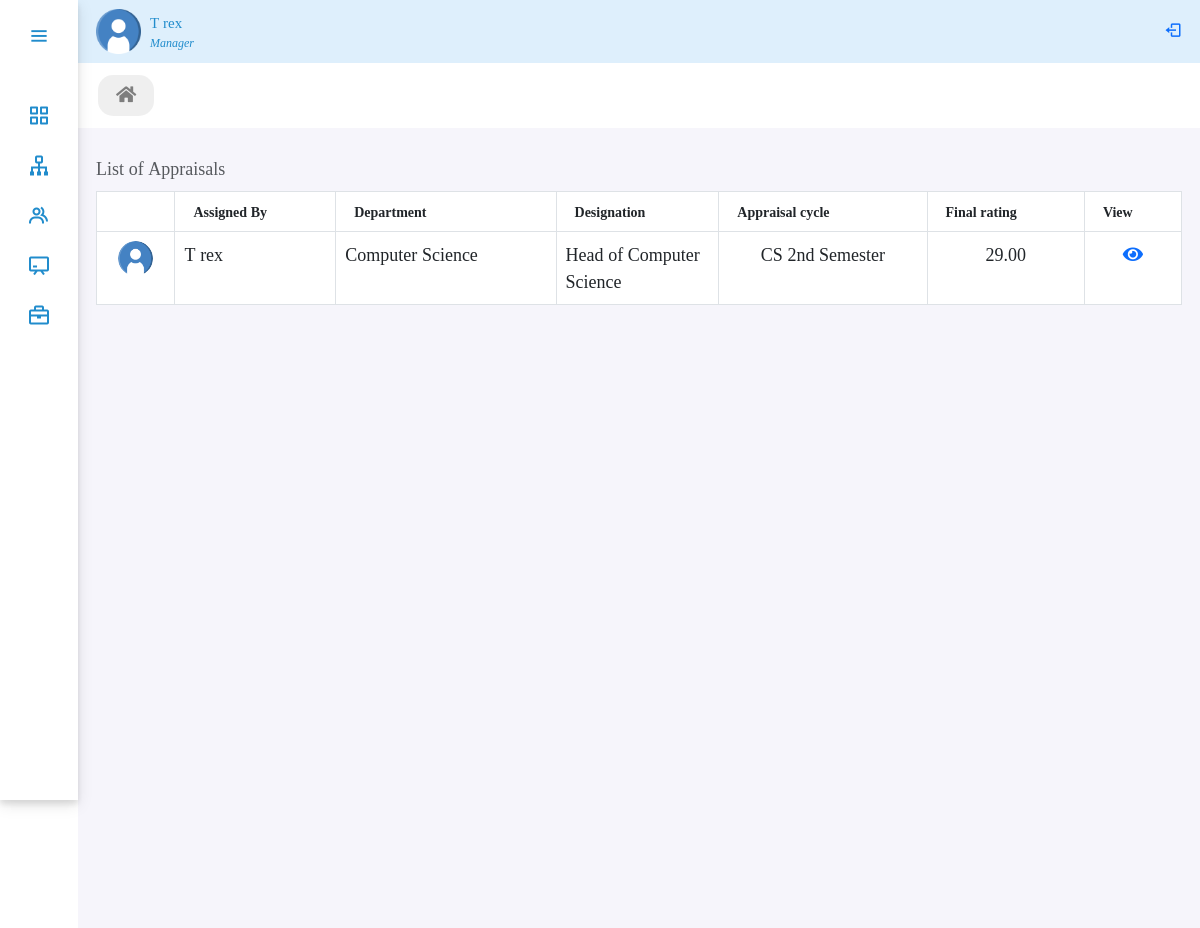
The app's page /employees/my_appraisal (signed in) with its own data.
### performance/models.py (models this page shows, shortened)
class CustomUser(AbstractBaseUser, PermissionsMixin):
    user_id = models.CharField(max_length=10, unique=True)
    first_name = models.CharField(max_length=30)
    last_name = models.CharField(max_length=30)
    is_active = models.BooleanField(default=True)
    is_manager = models.BooleanField(default=False)
    is_employee = models.BooleanField(default=False)
    is_admin = models.BooleanField(default=False)
    is_staff = models.BooleanField(default=False)
    is_superuser = models.BooleanField(default=False)
    objects = UserManager()
    USERNAME_FIELD = 'user_id'
    REQUIRED_FIELDS = ['first_name', 'last_name']
    class Meta:
        permissions = [
            ("view_manager_pages", "Can view manager pages"),
            ("view_employee_pages", "Can view employee pages"),
        ]

class Appraisal(models.Model):
    employee = models.ForeignKey(
        Employee, on_delete=models.SET_NULL, null=True, blank=True)
    department = models.ForeignKey(
        Department, on_delete=models.SET_NULL, null=True, blank=True)
    designation = models.ForeignKey(
        Designation, on_delete=models.SET_NULL, null=True, blank=True)
    appraisal_cycle = models.CharField(
        max_length=100, null=True)  # appraisal_name
    competencies = models.ManyToManyField(Competency)
    questions = models.ManyToManyField(Question)
    potential = models.ForeignKey(
        Matrix, on_delete=models.SET_NULL, null=True)
    description = models.TextField(blank=True, null=True)
    evaluators = models.ManyToManyField(Employee, related_name='evaluators')
    colleagues = models.ManyToManyField(Employee, related_name='colleagues')
    others = models.CharField(max_length=100, blank=True, null=True)
    start_from = models.DateTimeField(auto_now_add=True, null=True)
    to = models.DateTimeField(null=True)
    due_date = models.DateTimeField(null=True)
    STATUS_CHOICES = (
        ('P', 'Pending'),
        ('IP', 'In Progress'),
        ('C', 'Completed'),
    )
    appraisal_Status = models.CharField(
        max_length=50, choices=STATUS_CHOICES, null=True)
    final_rating = models.DecimalField(
        max_digits=10, decimal_places=2, null=True)  # potential assessment

class Employee(models.Model):
    user = models.OneToOneField(
        CustomUser, on_delete=models.CASCADE, null=True, blank=True, related_name='user')
    GENDER_CHOICES = (
        ('M', 'Male'),
        ('F', 'Female'),
    )
    MARITAL_STATUS_CHOICES = (
        ('S', 'Single'),
        ('M', 'Married'),
        ('D', 'Divorced'),
        ('W', 'Widowed'),
    )
    EMPLOYMENT_TYPE_CHOICES = (
        ('fulltime_permanent', 'Fulltime Permanent'),
        ('fulltime_probation', 'Fulltime Probation'),
        ('part_time_contract', 'Part Time Contract'),
    )
    STATUS_CHOICES = (
        ('A', 'Active'),
        ('IN', 'Inactive'),
    )
    avatar = models.ImageField(upload_to='avatar/', null=True, blank=True)
    gender = models.CharField(max_length=1, choices=GENDER_CHOICES, null=True)
    dob = models.DateField(blank=True, null=True)
    nationality = models.CharField(max_length=100, null=True, blank=True)
    marital_status = models.CharField(
        max_length=50, choices=MARITAL_STATUS_CHOICES, null=True, blank=True)
    phone_number = models.CharField(max_length=20, null=True, blank=True)
    email = models.EmailField(max_length=254)
    address = models.CharField(max_length=100, null=True, blank=True)
    joined_date = models.DateField(null=True)
    department = models.ForeignKey(
        Department, on_delete=models.SET_NULL, null=True, blank=True)
    designation = models.ForeignKey(
        Designation, on_delete=models.SET_NULL, null=True)
    employment_type = models.CharField(
        max_length=20, choices=EMPLOYMENT_TYPE_CHOICES, null=True)
    salary = models.DecimalField(
        max_digits=10, decimal_places=2, null=True, blank=True)
    promotion_designation = models.ForeignKey(
        Designation, on_delete=models.SET_NULL, related_name='promotion', null=True, blank=True)
    manager = models.ForeignKey(
        CustomUser, on_delete=models.SET_NULL, null=True, blank=True)
    created_at = models.DateTimeField(auto_now_add=True, null=True, blank=True)
    updated_at = models.DateTimeField(auto_now=True, null=True, blank=True)
    status = models.CharField(max_length=50, null=True, choices=STATUS_CHOICES)
    note = models.TextField(blank=True, null=True)
    objects = ActiveEmployeeManager()

class Department(models.Model):
    department_name = models.CharField(max_length=100, null=True)
    department_head = models.ForeignKey(
        CustomUser, on_delete=models.SET_NULL, related_name='head_of_department', blank=True, null=True)
    status = models.BooleanField(default=True, null=True)
    created_at = models.DateTimeField(auto_now_add=True, null=True)
    updated_at = models.DateTimeField(auto_now=True, null=True)
    def __str__(self):
        return self.department_name

class Designation(models.Model):
    department = models.ForeignKey(
        Department, on_delete=models.SET_NULL, related_name='designations', null=True, blank=True)
    job_title = models.CharField(max_length=100, null=True)
    created_at = models.DateTimeField(auto_now_add=True, null=True)
    updated_at = models.DateTimeField(auto_now=True, null=True)
    def __str__(self):
        return self.job_title

### employee/views.py (the view)
# urls.py: path('my_appraisal', views.my_appraisal, name="my_appraisal"),
def my_appraisal(request):
    employee = Employee.objects.get(user=request.user)
    appraisals = Appraisal.objects.filter(evaluators=employee)
    context = {"appraisals": appraisals}
    return render(request, 'employee/appraisl/my_appraisl.html', context)

### performance/models.py (called while the page is built)
    def get_queryset(self):
        return super().get_queryset().exclude(status='In')

### employee/templates/employee/appraisl/my_appraisl.html
{% extends 'performance/adminPanel.html' %}
{% load static %}
{% block body %}
<ul class="nav panelNav fw-medium">
    <li class="nav-item">
        <a class="nav-link" href="{% url 'employee_dashboard' %}"><i class="fa fa-home"></i></a>
    </li>
</ul>
<div class="table-responsive table-hover home-section p-lg-3">
    <table class="table table-bordered caption-top">
        <caption>List of Appraisals</caption>
        <thead>
            <tr>
                <th></th>
                <th class="px-3" style="font-size: 14px;">Assigned By</th>
                <th class="px-3" style="font-size: 14px;">Department</th>
                <th class="px-3" style="font-size: 14px;">Designation</th>
                <th class="px-3" style="font-size: 14px;">Appraisal cycle</th>
                <th class="px-3" style="font-size: 14px;">Final rating</th>
                <th class="px-3" style="font-size: 14px;">View</th>
            </tr>
        </thead>
        <tbody class="table-caption-top">
            {% for appraisal in appraisals %}
            {% if appraisal.employee.status == "A" %}
            <tr>
                <td class="text-center"><img src="/media/avatar/user.png" style="width:35px; height:35px; border-radius: 100%;"></td>
                <td>{{ appraisal.employee.user.first_name }} {{appraisal.employee.user.last_name}}</td>
                <td>{{ appraisal.department }}</td>
                <td style="width:15%; text-align:left;">{{ appraisal.designation }}</td>
                <td class="text-center">{{ appraisal.appraisal_cycle}}</td>
                {% if appraisal.final_rating == None %}
                <td class="text-center">-</td>
                {% else %}
                <td class="text-center">{{ appraisal.final_rating}}</td>
                {% endif %}
                <td class="text-center"><a href="{% url 'my_appraisal_edit' appraisal.id %}"><i class="fas fa-eye" ></i></a></td>
            </tr>
            {% endif %}
            {% endfor %}
        </tbody>
    </table>
</div>
{% endblock body %}

### performance/templates/performance/adminPanel.html (shortened to what this page needs)
{% extends 'performance/base.html' %}
{% load static %}
{% block sidebar %}
<div class="sidebar">
  <div class="logo_details">
    <i class="bx bx-menu" id="btns"></i>
  </div>
  <ul class="nav-list">
    <li>
      {% if user.is_manager %}
       <a href="{% url 'dashboard' %}">
        <i class="bx bx-grid-alt"></i>
      </a>
      {% endif %}
    </li>
    {% if user.is_manager %}
    <li>
      <a href="{% url 'department' %}">
        <i class="bx bx-sitemap"></i>
      </a>
    </li>
    {% endif %}
    {% if user.is_manager %}
    <li>
      <a href="{% url 'employees'  %}">
        <i class="bx bx-group"></i>
      </a>
    </li>
    {% endif %}
    <li>
      {% if user.is_manager %}
      <a href="{% url 'training' %}">
        <i class="bx bx-chalkboard"></i>
      </a>
      {% endif %}
    </li>
     <li>
      {% if user.is_manager %}
      <a href="{% url 'development' %}">
        <i class="bx bx-briefcase"></i>
      </a>
      {% endif %}
    </li>
  </ul>
</div>
<nav class="navbar mainNav">
    <ul class="nav">
      <li class="nav-item profile">
        <div class="profile_details d-flex mx-3">
          <img src="{% static 'performance/images/user.png' %}" width="45" alt="">
          <div class="profile_content mx-2 my-auto">
            <div class="name">{{user.first_name}} {{user.last_name}}</div>
            {% if user.is_manager %}
            <div class="designation">Manager</div>
            {% endif %}
          </div>
        </div>
      </li>
    </ul>
    <span class="navbar-text small pe-3">
      <form action="{% url 'logout' %}" method="post">
      <button type="submit" style="border:none; background:transparent; "> <i class="bx bx-log-out text-primary" id="log_out"></i></button>
    </form>
    </span>
</nav>
{% endblock sidebar %}

### performance/static/performance/css/style.css (style rules this page uses)
:root { --color-default: #218ccc; --color-second:#DEEFFC; --color-white:#fff; --color-body:#e4e9f7; --color-light:#e0e0e0; }
* { margin: 0; padding: 0; font-size: 18px; font-family: 'Noto Serif Georgian', serif; text-align: justify; box-sizing: border-box; }
span { color: var(--color-default); font-size: 50px; }
.sidebar { min-height: 100vh; width: 78px; padding: 6px 14px; z-index: 99; background-color: var(--color-white); transition: all .5s ease; position: fixed; top: 0; left: 0; margin: 0; padding: 0 auto; box-shadow: 0 4px 6px rgba(0, 0, 0, 0.1), 0 5px 15px rgba(0, 0, 0, 0.1); }
.sidebar .logo_details { height: 60px; display: flex; align-items: center; position: relative; }
.sidebar .logo_details #btns { position: absolute; top:50%; right: 0; transform: translateY(-50%); font-size: 23px; text-align: center; cursor: pointer; transition: all .5s ease; }
.sidebar i { color:var(--color-default); height: 60px; line-height: 60px; min-width: 50px; font-size: 25px; text-align: center; }
.sidebar .nav-list { margin-top: 30px; height: 100%; padding: 0; }
.sidebar li { position: relative; margin:8px 0; list-style: none; }
.sidebar li a { display: flex; height: 100%; width: 100%; align-items: center; text-decoration: none; position: relative; transition: all .5s ease; z-index: 12; }
.sidebar li a::after { content: ""; position: absolute; width: 100%; height: 100%; transform: scaleX(0); background-color: var(--color-second); border-radius: 5px; transition: transform 0.3s ease-in-out; transform-origin: left; z-index: -2; }
.sidebar li i { height: 42px; line-height: 40px; font-size: 24px; }
.mainNav { background-color: var(--color-second); position: relative; top: 0; left: 78px; width: calc(100% - 78px); transition: all .5s ease; z-index: 2; }
.mainNav li.profile .name, .mainNav li.profile .designation { font-size: 15px; font-weight: 400; color:var(--color-default); white-space: nowrap; }
.mainNav li.profile .designation { font-size: 12px; font-style: italic; }
.panelNav { position: relative; top: 0; left: 78px; width: calc(100% - 78px); transition: all .5s ease; z-index: 2; }
.home-section { background: rgb(246,245,251); position: relative; min-height: 100vh; top: 0; left:78px; width: calc(100% - 78px); transition: all .5s ease; z-index: 2; }
.panelNav { background-color: var(--color-white); }
.panelNav .nav-link { color: #000; background-color: var(--color-light); border-radius: 15px; font-size: 15px; margin: 12px 10px 12px 20px; opacity: 0.5; }

### records on screen
CustomUser: first_name "T", last_name "rex"
Appraisal: employee.user.first_name "T", employee.user.last_name "rex", department "Computer Science", designation "Head of Computer Science", appraisal_cycle "CS 2nd Semester", final_rating "29.00"
